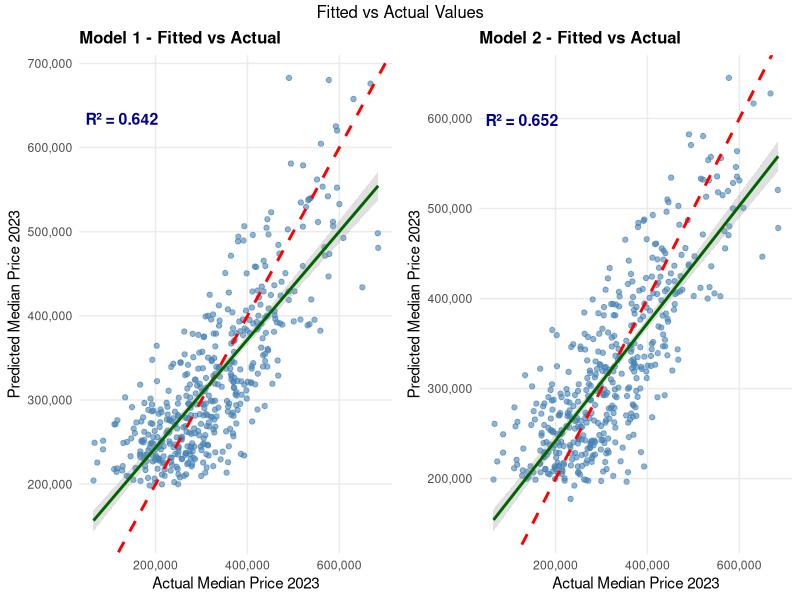
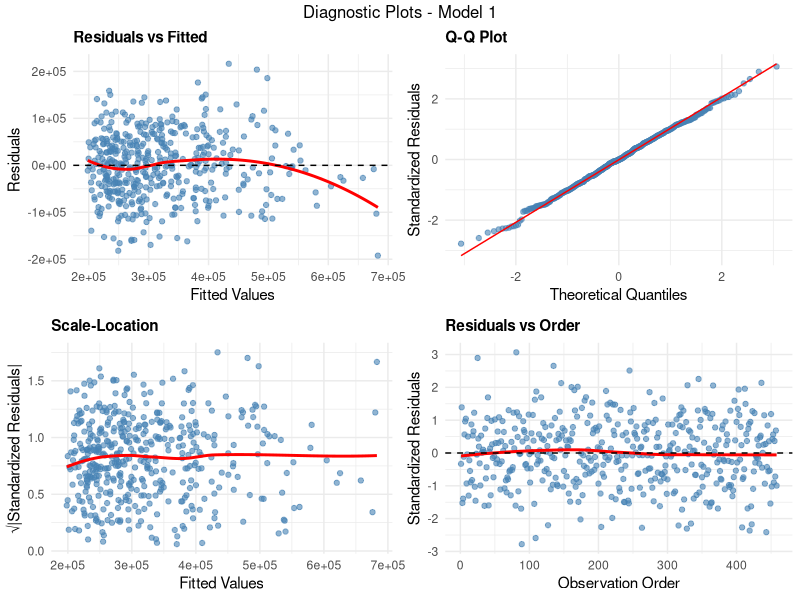
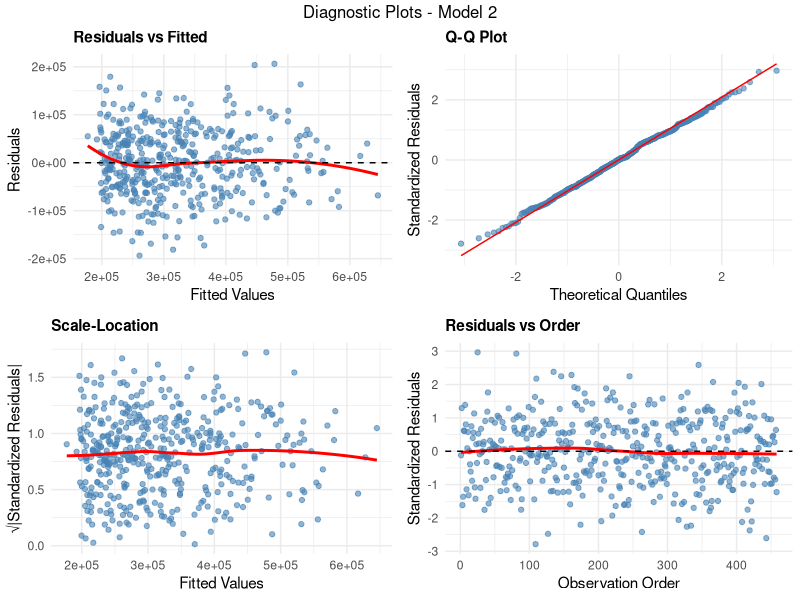
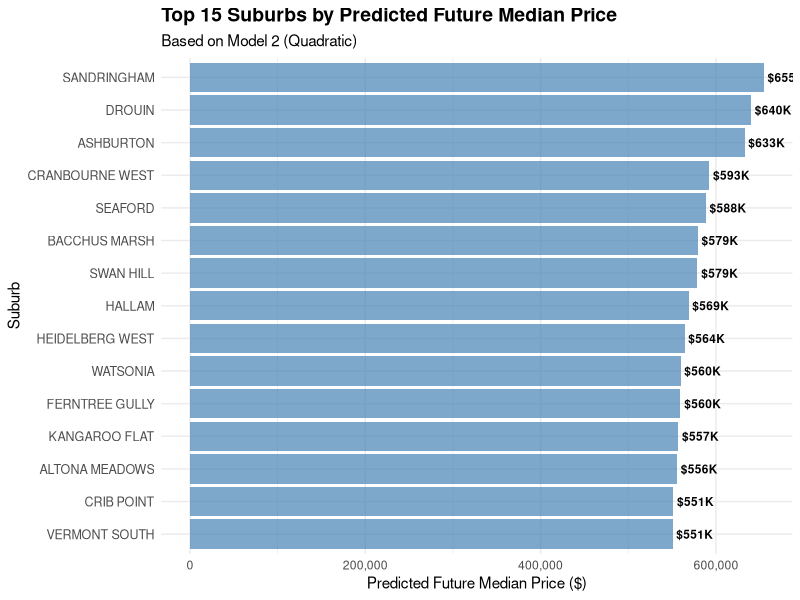
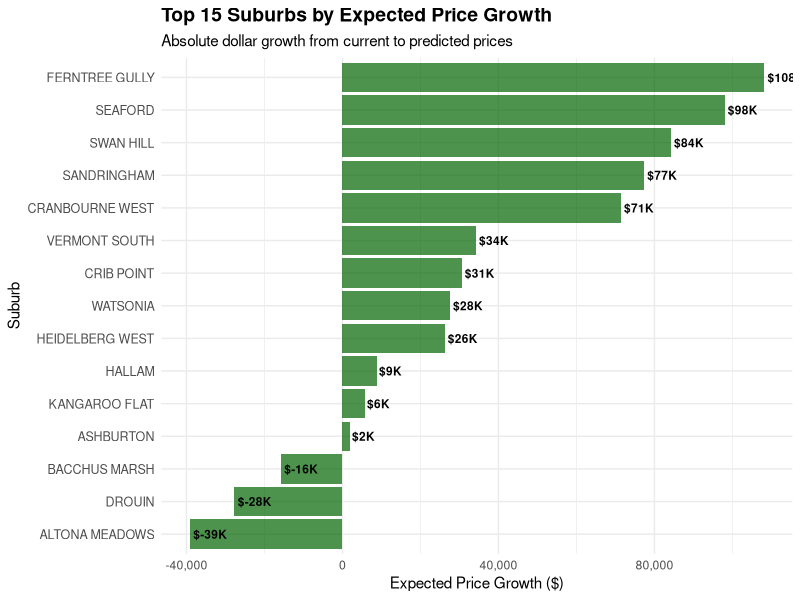
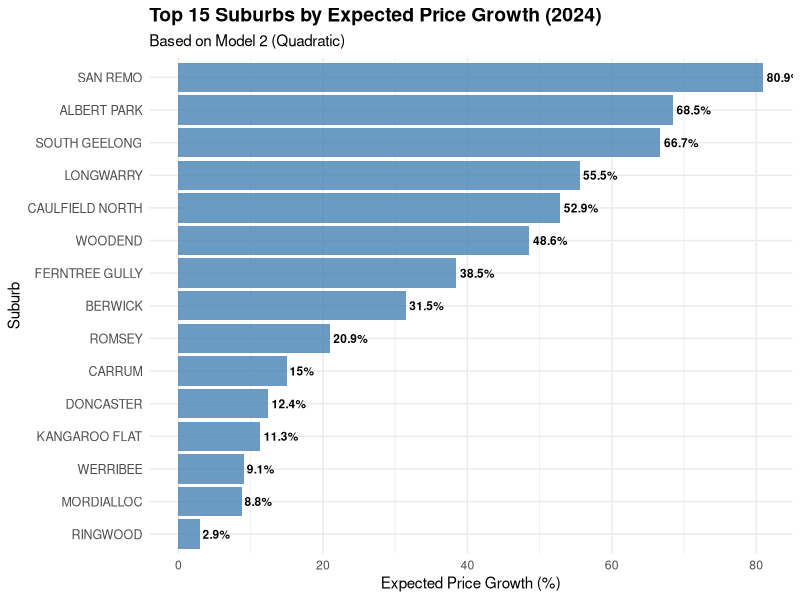

The R script that drew these images, in order: (Note: this script raises an error after producing the figures.)
  library(tidyverse)
  library(ggplot2)
  library(gridExtra)
  
  # Load data
  data <- read_csv("data/merged_cleaned_data.csv")
  
  
  
  # ============================================================================
  # PART 1: LINEAR REGRESSION MODELS AND COMPARISON
  # ============================================================================
  
  
  # Fit the four models
  model_1 <- lm(Median_price_2023 ~ 
                  Historical_population_growth + 
                  Historical_median_income + 
                  Historical_unemployment_rate + 
                  Historical_priority_growth_area, 
                data = data)
  

  
  model_2 <- lm(Median_price_2023 ~ 
                  poly(Historical_population_growth, 2) + 
                  Historical_unemployment_rate + 
                  Historical_priority_growth_area +
                  Historical_unemployment_rate:Historical_population_growth +
                  Historical_population_growth:Historical_priority_growth_area,
                data = data)
  

  
  # Print model summaries
  cat("MODEL SUMMARIES\n")
  cat("===============\n\n")
  
  cat("MODEL 1 - Linear Model:\n")
  print(summary(model_1))
  cat("\n", rep("=", 50), "\n\n")
  
  cat("MODEL 2 - :\n")
  print(summary(model_2))
  cat("\n", rep("=", 50), "\n\n")
  

  
  # Calculate model performance metrics
  calculate_metrics <- function(model) {
    n <- nobs(model)
    k <- length(coef(model))
    
    # R-squared and Adjusted R-squared
    r_squared <- summary(model)$r.squared
    adj_r_squared <- summary(model)$adj.r.squared
    
    # AIC and BIC
    aic <- AIC(model)
    bic <- BIC(model)
    
    # RMSE
    rmse <- sqrt(mean(residuals(model)^2))
    
    # Residual standard error
    rse <- summary(model)$sigma
    
    return(data.frame(
      R2 = r_squared,
      Adj_R2 = adj_r_squared,
      AIC = aic,
      BIC = bic,
      RMSE = rmse,
      RSE = rse
    ))
  }
  
  # Create performance comparison table
  model_metrics <- rbind(
    calculate_metrics(model_1),
    calculate_metrics(model_2)
  )
  
  model_metrics$Model <- c("Model 1 (Linear)", 
                           "Model 2 (Quadratic)")
  
  # Reorder columns
  model_metrics <- model_metrics[, c("Model", "R2", "Adj_R2", "AIC", "BIC", "RMSE", "RSE")]
  
  # Print performance table
  cat("MODEL PERFORMANCE COMPARISON\n")
  cat("============================\n\n")
  print(model_metrics, row.names = FALSE, digits = 4)
  
  
  # Create fitted vs actual plots
  create_fitted_actual_plot <- function(model, title) {
    actual <- model$model[[1]]
    predicted <- fitted(model)
    
    plot_data <- data.frame(
      Actual = actual,
      Predicted = predicted
    )
    
    # Calculate R-squared for the plot
    r_squared <- cor(plot_data$Actual, plot_data$Predicted)^2
    
    ggplot(plot_data, aes(x = Actual, y = Predicted)) +
      geom_point(alpha = 0.6, color = "steelblue", size = 1.5) +
      geom_abline(slope = 1, intercept = 0, color = "red", linetype = "dashed", size = 1) +
      geom_smooth(method = "lm", se = TRUE, color = "darkgreen", alpha = 0.3) +
      labs(title = paste(title, "- Fitted vs Actual"),
           x = "Actual Median Price 2023",
           y = "Predicted Median Price 2023") +
      scale_x_continuous(labels = scales::comma) +
      scale_y_continuous(labels = scales::comma) +
      theme_minimal() +
      theme(
        plot.title = element_text(size = 12, face = "bold"),
        panel.grid.minor = element_blank()
      ) +
      annotate("text", x = min(plot_data$Actual) + 0.1 * diff(range(plot_data$Actual)), 
               y = max(plot_data$Predicted) - 0.1 * diff(range(plot_data$Predicted)),
               label = paste("R² =", round(r_squared, 3)), 
               size = 4, fontface = "bold", color = "darkblue")
  }
  
  # Create fitted vs actual plots for all models
  p2 <- create_fitted_actual_plot(model_1, "Model 1")
  p3 <- create_fitted_actual_plot(model_2, "Model 2")
  
  # Create diagnostic plots
  create_diagnostic_plots <- function(model, title) {
    # Get residuals and fitted values
    residuals <- residuals(model)
    fitted_vals <- fitted(model)
    standardized_residuals <- rstandard(model)
    
    # Create diagnostic data frame
    diag_data <- data.frame(
      fitted = fitted_vals,
      residuals = residuals,
      std_residuals = standardized_residuals,
      sqrt_abs_std_resid = sqrt(abs(standardized_residuals))
    )
    
    # 1. Residuals vs Fitted
    p1 <- ggplot(diag_data, aes(x = fitted, y = residuals)) +
      geom_point(alpha = 0.6, color = "steelblue") +
      geom_smooth(method = "loess", se = FALSE, color = "red") +
      geom_hline(yintercept = 0, linetype = "dashed", color = "black") +
      labs(title = "Residuals vs Fitted", x = "Fitted Values", y = "Residuals") +
      theme_minimal() +
      theme(plot.title = element_text(size = 11, face = "bold"))
    
    # 2. Q-Q Plot
    p2 <- ggplot(diag_data, aes(sample = std_residuals)) +
      stat_qq(alpha = 0.6, color = "steelblue") +
      stat_qq_line(color = "red") +
      labs(title = "Q-Q Plot", x = "Theoretical Quantiles", y = "Standardized Residuals") +
      theme_minimal() +
      theme(plot.title = element_text(size = 11, face = "bold"))
    
    # 3. Scale-Location
    p3 <- ggplot(diag_data, aes(x = fitted, y = sqrt_abs_std_resid)) +
      geom_point(alpha = 0.6, color = "steelblue") +
      geom_smooth(method = "loess", se = FALSE, color = "red") +
      labs(title = "Scale-Location", x = "Fitted Values", y = "√|Standardized Residuals|") +
      theme_minimal() +
      theme(plot.title = element_text(size = 11, face = "bold"))
    
    # 4. Residuals vs Leverage (simplified)
    p4 <- ggplot(diag_data, aes(x = seq_along(residuals), y = std_residuals)) +
      geom_point(alpha = 0.6, color = "steelblue") +
      geom_smooth(method = "loess", se = FALSE, color = "red") +
      geom_hline(yintercept = 0, linetype = "dashed", color = "black") +
      labs(title = "Residuals vs Order", x = "Observation Order", y = "Standardized Residuals") +
      theme_minimal() +
      theme(plot.title = element_text(size = 11, face = "bold"))
    
    # Combine plots
    grid.arrange(p1, p2, p3, p4, ncol = 2, top = paste("Diagnostic Plots -", title))
  }
  
  
  
  # Show fitted vs actual plots
  grid.arrange(p2, p3,  ncol = 2, top = "Fitted vs Actual Values")
  
  # Show diagnostic plots for each model
  create_diagnostic_plots(model_1, "Model 1")
  create_diagnostic_plots(model_2, "Model 2")
  
  
  # Create ranking based on metrics
  ranking_data <- model_metrics %>%
    mutate(
      Rank_R2 = rank(-Adj_R2),
      Rank_AIC = rank(AIC),
      Rank_BIC = rank(BIC),
      Rank_RMSE = rank(RMSE),
      Avg_Rank = (Rank_R2 + Rank_AIC + Rank_BIC + Rank_RMSE) / 4
    ) %>%
    arrange(Avg_Rank) %>%
    select(Model, Adj_R2, AIC, BIC, RMSE, Avg_Rank)
  
  cat("\n\nMODEL RANKING\n")
  cat("=============\n")
  print(ranking_data, row.names = FALSE, digits = 4)
  
  best_model <- ranking_data$Model[1]
  cat("\n🏆 BEST MODEL:", best_model, "\n")
  
  # Select the best model for predictions
  if(grepl("Model 1", best_model)) {
    selected_model <- model_1
  } else if(grepl("Model 2", best_model)) {
    selected_model <- model_2
  } else if(grepl("Model 3", best_model)) {
    selected_model <- model_3
  } else {
    selected_model <- model_4
  }
  
  # Create future prediction data using projected values
  future_data <- data %>%
    select(Suburb_name, Median_price_2023,
           Historical_population_growth = Projected_population_growth,
           Historical_median_income = Projected_median_income,
           Historical_unemployment_rate = Projected_unemployment_rate,
           Historical_priority_growth_area = Projected_priority_growth_area)
  
  # Make predictions
  predictions <- predict(selected_model, newdata = future_data)
  
  # Create results dataframe
  results <- data.frame(
    Suburb_name = data$Suburb_name,
    Current_Price_2023 = data$Median_price_2023,
    Predicted_Future_Price = predictions,
    Price_Growth = predictions - data$Median_price_2023,
    Growth_Percentage = ((predictions - data$Median_price_2023) / data$Median_price_2023) * 100
  ) %>%
    arrange(desc(Predicted_Future_Price))
  
  
  
  # Best suburb recommendation
  best_suburb <- results[1, ]
  cat("\n\n🏆 RECOMMENDED INVESTMENT SUBURB:", best_suburb$Suburb_name, "\n")
  cat("Current Median Price (2023): $", format(best_suburb$Current_Price_2023, big.mark = ","), "\n")
  cat("Predicted Future Price: $", format(best_suburb$Predicted_Future_Price, big.mark = ","), "\n")
  cat("Expected Price Growth: $", format(best_suburb$Price_Growth, big.mark = ","), "\n")
  cat("Expected Growth Rate: ", round(best_suburb$Growth_Percentage, 2), "%\n")
  
  # Create visualization showing top 15 suburbs
  top_15 <- head(results, 15)
  
  # 1. Bar chart of predicted prices
  p1 <- ggplot(top_15, aes(x = reorder(Suburb_name, Predicted_Future_Price), y = Predicted_Future_Price)) +
    geom_col(fill = "steelblue", alpha = 0.7) +
    geom_text(aes(label = paste0("$", round(Predicted_Future_Price/1000, 0), "K")), 
              hjust = -0.1, size = 3, fontface = "bold") +
    coord_flip() +
    labs(title = "Top 15 Suburbs by Predicted Future Median Price",
         subtitle = paste("Based on", best_model),
         x = "Suburb", y = "Predicted Future Median Price ($)") +
    scale_y_continuous(labels = scales::comma) +
    theme_minimal() +
    theme(
      plot.title = element_text(size = 14, face = "bold"),
      plot.subtitle = element_text(size = 11),
      axis.text.y = element_text(size = 9)
    )
  
  # 2. Growth comparison chart
  p2 <- ggplot(top_15, aes(x = reorder(Suburb_name, Price_Growth), y = Price_Growth)) +
    geom_col(fill = "darkgreen", alpha = 0.7) +
    geom_text(aes(label = paste0("$", round(Price_Growth/1000, 0), "K")), 
              hjust = -0.1, size = 3, fontface = "bold") +
    coord_flip() +
    labs(title = "Top 15 Suburbs by Expected Price Growth",
         subtitle = "Absolute dollar growth from current to predicted prices",
         x = "Suburb", y = "Expected Price Growth ($)") +
    scale_y_continuous(labels = scales::comma) +
    theme_minimal() +
    theme(
      plot.title = element_text(size = 14, face = "bold"),
      plot.subtitle = element_text(size = 11),
      axis.text.y = element_text(size = 9)
    )
  
  
  print(p1)
  print(p2)

  
  
  
  
  
  

  
 
  cat("SUBURBAN PROPERTY INVESTMENT ANALYSIS\n")
  cat("=====================================\n\n")

  # ============================================================================
  # PART 2: PREDICT 2024 VALUES AND CALCULATE PERCENTAGE CHANGES
  # ============================================================================
  
  
  # Create 2024 prediction data with improved economic conditions
  data_2024 <- data %>%
    mutate(
      # 2024 projections: improved economic conditions
      Predicted_median_income_2024 = Projected_median_income * 1.05,  # 5% income increase
      Predicted_unemployment_rate_2024 = Projected_unemployment_rate * 0.9,  # 10% unemployment decrease
      Predicted_population_growth_2024 = Projected_population_growth * 1.15,  # 15% population growth increase
      Predicted_priority_growth_area_2024 = Projected_priority_growth_area  # Same as projected
    )
  
  # Use the best model to predict 2024 median prices
  # Map the variable names to match the model
  prediction_data <- data_2024 %>%
    select(Suburb_name, Median_price_2023,
           Historical_population_growth = Predicted_population_growth_2024,
           Historical_median_income = Predicted_median_income_2024,
           Historical_unemployment_rate = Predicted_unemployment_rate_2024,
           Historical_priority_growth_area = Predicted_priority_growth_area_2024)
  
  # Make predictions
  predictions_2024 <- predict(selected_model, newdata = prediction_data)
  
  # Calculate percentage changes and create comprehensive results
  investment_analysis <- data_2024 %>%
    mutate(
      Predicted_median_price_2024 = predictions_2024,
      
      # Price changes
      Price_change = Predicted_median_price_2024 - Median_price_2023,
      Price_change_percent = abs((Predicted_median_price_2024 - Median_price_2023) / Median_price_2023) * 100,
      
      # Economic indicator changes
      Income_change_percent = ((Predicted_median_income_2024 - Historical_median_income) / Historical_median_income) * 100,
      Income_change = (Predicted_median_income_2024 - Historical_median_income) ,
      Unemployment_change_percent = ((Predicted_unemployment_rate_2024 - Historical_unemployment_rate) / Historical_unemployment_rate) * 100,
      Unemployment_change = (Predicted_unemployment_rate_2024 - Historical_unemployment_rate),
      Population_growth_change_percent =((Predicted_population_growth_2024 - Historical_population_growth) / Historical_population_growth) * 100,
      Population_growth_change = (Predicted_population_growth_2024 - Historical_population_growth) 
      

    ) %>%
    arrange(desc(Population_growth_change_percent))
  
  # Display comprehensive investment table
  cat("COMPREHENSIVE INVESTMENT ANALYSIS TABLE\n")
  cat("======================================\n\n")
  
  
  
  
  # Create a properly formatted top 30 suburbs table with multiple sorting criteria
  # Sort by Price_change (desc), Population_growth_change (desc), Unemployment_change (desc)
  investment_sorted <- investment_analysis[order(-investment_analysis$Price_change, 
                                                 -investment_analysis$Population_growth_change, 
                                                 -investment_analysis$Unemployment_change), ]
  
  top_30_suburbs <- investment_sorted[1:30, ]
  
  # Create a clean data frame for display
  display_table <- data.frame(
    Rank = 1:30,
    Suburb = top_30_suburbs$Suburb_name,
    Current_Price_2023 = format(round(top_30_suburbs$Median_price_2023, 0), big.mark = ","),
    Predicted_Price_2024 = format(round(top_30_suburbs$Predicted_median_price_2024, 0), big.mark = ","),
    Price_change = format(round(top_30_suburbs$Price_change, 0), big.mark = ","),
    Price_Growth_Pct = round(top_30_suburbs$Price_change_percent, 1),
    Income_Growth_Pct = round(top_30_suburbs$Income_change_percent, 1),
    Unemployment_Change_Pct = round(top_30_suburbs$Unemployment_change_percent, 1),
    Population_Growth_Change_Pct = round(top_30_suburbs$Population_growth_change_percent, 1),
    Priority_Area = ifelse(top_30_suburbs$Predicted_priority_growth_area_2024 == 1, "Yes", "No")
  )
  
  
  output_lines <- c()
  # Print column headers
  header <- sprintf("%-4s %-20s %-15s %-17s %-14s %-12s %-12s %-15s %-22s %-10s",
                    "Rank", "Suburb", "2023 Price", "2024 Predicted", "Price Change",
                    "Price %", "Income %", "Unemploy. %", "Pop. Growth %", "Priority")
  output_lines <- c(output_lines, header)
  output_lines <- c(output_lines, paste(rep("-", 150), collapse = ""))
  
  for (i in 1:nrow(display_table)) {
    row_line <- sprintf("%-4d %-20s %-15s %-17s %-14s %-12s %-12s %-15s %-22s %-10s",
                        display_table$Rank[i],
                        substr(display_table$Suburb[i], 1, 20),
                        paste0("$", display_table$Current_Price_2023[i]),
                        paste0("$", display_table$Predicted_Price_2024[i]),
                        paste0("$", display_table$Price_change[i]),
                        paste0(display_table$Price_Growth_Pct[i], "%"),
                        paste0(display_table$Income_Growth_Pct[i], "%"),
                        paste0(display_table$Unemployment_Change_Pct[i], "%"),
                        paste0(display_table$Population_Growth_Change_Pct[i], "%"),
                        display_table$Priority_Area[i]
    )
    output_lines <- c(output_lines, row_line)
  }
  
  # Print all at once
  cat(paste(output_lines, collapse = "\n"))
  # ============================================================================
  # PART 3: INDIVIDUAL ANALYSIS SECTIONS WITH PLOTS
  # ============================================================================
  
  cat("\n\nINDIVIDUAL ANALYSIS SECTIONS\n")
  cat("============================\n\n")
  
  # Section 1: Price Growth Analysis by Suburb
  cat("1. PRICE GROWTH ANALYSIS BY SUBURB\n")
  cat("-----------------------------------\n")
  
  top_15_price_growth <- head(investment_analysis, 15)
  
  p_price_growth <- ggplot(top_15_price_growth, aes(x = reorder(Suburb_name, Price_change_percent), 
                                                    y = Price_change_percent)) +
    geom_col(fill = "steelblue", alpha = 0.8) +
    geom_text(aes(label = paste0(round(Price_change_percent, 1), "%")), 
              hjust = -0.1, size = 3, fontface = "bold") +
    coord_flip() +
    labs(title = "Top 15 Suburbs by Expected Price Growth (2024)",
         subtitle = paste("Based on", best_model),
         x = "Suburb", y = "Expected Price Growth (%)") +
    theme_minimal() +
    theme(
      plot.title = element_text(size = 14, face = "bold"),
      plot.subtitle = element_text(size = 11),
      axis.text.y = element_text(size = 9)
    )
  
  print(p_price_growth)
  

 
  
  # Section 2: Population Growth Impact
  cat("\n4. POPULATION GROWTH IMPACT\n")
  cat("---------------------------\n")
  
  p_population_impact <- ggplot(investment_analysis, aes(x = Predicted_population_growth_2024, 
                                                         y = Price_change_percent)) +
    geom_point(aes(color = Predicted_median_income_2024), alpha = 0.7, size = 2) +
    geom_smooth(method = "lm", se = TRUE, color = "red", alpha = 0.3) +
    scale_color_gradient(low = "lightblue", high = "darkblue", name = "Median\nIncome 2024", 
                         labels = comma) +
    labs(title = "Population Growth vs Price Growth",
         subtitle = "Higher population growth drives housing demand",
         x = "Predicted Population Growth 2024 (%)", 
         y = "Price Change (%)") +
    theme_minimal()
  
  print(p_population_impact)
  
  # Section 5: Current Price vs Expected Return Analysis
  cat("\n5. CURRENT PRICE VS EXPECTED RETURN ANALYSIS\n")
  cat("---------------------------------------------\n")
  
  # Identify best suburbs for different price ranges
  best_affordable <- investment_analysis %>%
    filter(Median_price_2023 <= quantile(Median_price_2023, 0.33)) %>%
    slice_max(Price_change_percent, n = 1)
  
  best_midrange <- investment_analysis %>%
    filter(Median_price_2023 > quantile(Median_price_2023, 0.33) & 
             Median_price_2023 <= quantile(Median_price_2023, 0.67)) %>%
    slice_max(Price_change_percent, n = 1)
  
  best_premium <- investment_analysis %>%
    filter(Median_price_2023 > quantile(Median_price_2023, 0.67)) %>%
    slice_max(Price_change_percent, n = 1)
  
  p_price_return <- ggplot(investment_analysis, aes(x = Median_price_2023, y = Price_change_percent)) +
    geom_point(aes(color = Income_change_percent), alpha = 0.7, size = 2) +
    geom_smooth(method = "lm", se = TRUE, color = "red", alpha = 0.3) +
    
    # Highlight best suburbs in each category
    geom_point(data = best_affordable, aes(x = Median_price_2023, y = Price_change_percent), 
               color = "green", size = 4, shape = 21, fill = "lightgreen", stroke = 2) +
    geom_point(data = best_midrange, aes(x = Median_price_2023, y = Price_change_percent), 
               color = "orange", size = 4, shape = 21, fill = "lightyellow", stroke = 2) +
    geom_point(data = best_premium, aes(x = Median_price_2023, y = Price_change_percent), 
               color = "purple", size = 4, shape = 21, fill = "lightpink", stroke = 2) +
    
    # Add labels for best suburbs
    geom_text(data = best_affordable, aes(x = Median_price_2023, y = Price_change_percent,
                                          label = paste("Affordable:", Suburb_name)), 
              vjust = -1.5, hjust = 0.5, size = 3, fontface = "bold", color = "green") +
    geom_text(data = best_midrange, aes(x = Median_price_2023, y = Price_change_percent,
                                        label = paste("Mid-range:", Suburb_name)), 
              vjust = -1.5, hjust = 0.5, size = 3, fontface = "bold", color = "orange") +
    geom_text(data = best_premium, aes(x = Median_price_2023, y = Price_change_percent,
                                       label = paste("Premium:", Suburb_name)), 
              vjust = -1.5, hjust = 0.5, size = 3, fontface = "bold", color = "purple") +
    
    scale_x_continuous(labels = comma) +
    scale_color_gradient2(low = "red", mid = "yellow", high = "green", midpoint = 0, 
                          name = "Income\nChange %") +
    labs(title = "Current Price vs Expected Return by Price Segment",
         subtitle = "Best investment opportunities across different price ranges",
         x = "Current Median Price 2023 ($)", 
         y = "Expected Price Change (%)") +
    theme_minimal()
  
  print(p_price_return)
  
  # ============================================================================
  # PART 4: FINAL INVESTMENT RECOMMENDATIONS
  # ============================================================================


  # Investment summary visualization
  top_10_final <- head(investment_analysis, 10)
  
  p_final_summary <- ggplot(top_10_final, aes(x = reorder(Suburb_name, Price_change_percent), 
                                              y = Price_change_percent)) +
    geom_col(aes(fill = factor(Predicted_priority_growth_area_2024)), alpha = 0.8) +
    geom_text(aes(label = paste0(round(Price_change_percent, 1), "%")), 
              hjust = -0.1, size = 3, fontface = "bold") +
    coord_flip() +
    scale_fill_manual(values = c("0" = "steelblue", "1" = "red"), 
                      labels = c("Regular Area", "Priority Growth Area")) +
    labs(title = "Top 10 Investment Opportunities for 2024",
         subtitle = "Based on comprehensive economic analysis and predictive modeling",
         x = "Suburb", y = "Expected Price Growth (%)",
         fill = "Area Type") +
    theme_minimal() +
    theme(
      plot.title = element_text(size = 14, face = "bold"),
      plot.subtitle = element_text(size = 11),
      axis.text.y = element_text(size = 9),
      legend.position = "bottom"
    )
  
  print(p_final_summary)

  

############################################################################  
  model2_predictions <- fitted(model_2)
  model2_residuals <- residuals(model_2)
  
  # Create a comprehensive analysis dataframe
  analysis_data <- data.frame(
    Suburb = data$Suburb_name,
    Actual_Price = data$Median_price_2023,
    Predicted_Price = model2_predictions,
    Residuals = model2_residuals,
    Pop_Growth = data$Historical_population_growth,
    Unemployment = data$Historical_unemployment_rate,
    Priority_Area = data$Historical_priority_growth_area,
    Pop_Growth_Squared = data$Historical_population_growth^2,
    Interaction_Unemp_Pop = data$Historical_unemployment_rate * data$Historical_population_growth,
    Interaction_Pop_Priority = data$Historical_population_growth * data$Historical_priority_growth_area
  )
  
  # Sort by predicted price for rankings
  analysis_data <- analysis_data[order(-analysis_data$Predicted_Price), ]
  # Sort by population growth for better visualization
  pop_sorted <- analysis_data[order(analysis_data$Pop_Growth), ]

   #Get suburbs with largest residuals (both positive and negative)
analysis_data$Abs_Residuals <- abs(analysis_data$Residuals)
top_residuals <- head(analysis_data[order(-analysis_data$Abs_Residuals), ], 20)

# Create color coding for over/under prediction
res_colors <- ifelse(top_residuals$Residuals > 0, "green", "orange")

# Create bar plot of residuals
barplot(top_residuals$Residuals,
        names.arg = top_residuals$Suburb,
        col = res_colors,
        main = "Model 2: Residual Analysis\nTop 20 Suburbs by Prediction Error",
        ylab = "Residuals ($)",
        las = 2,  # Rotate x-axis labels
        cex.names = 0.7)

# Add horizontal line at zero
abline(h = 0, col = "black", lwd = 2)

# Add legend
legend("topright", c("Over-predicted", "Under-predicted"), 
       col = c("green", "orange"), pch = 15, cex = 0.8)

# Reset plotting parameters
par(mfrow = c(1, 1))
